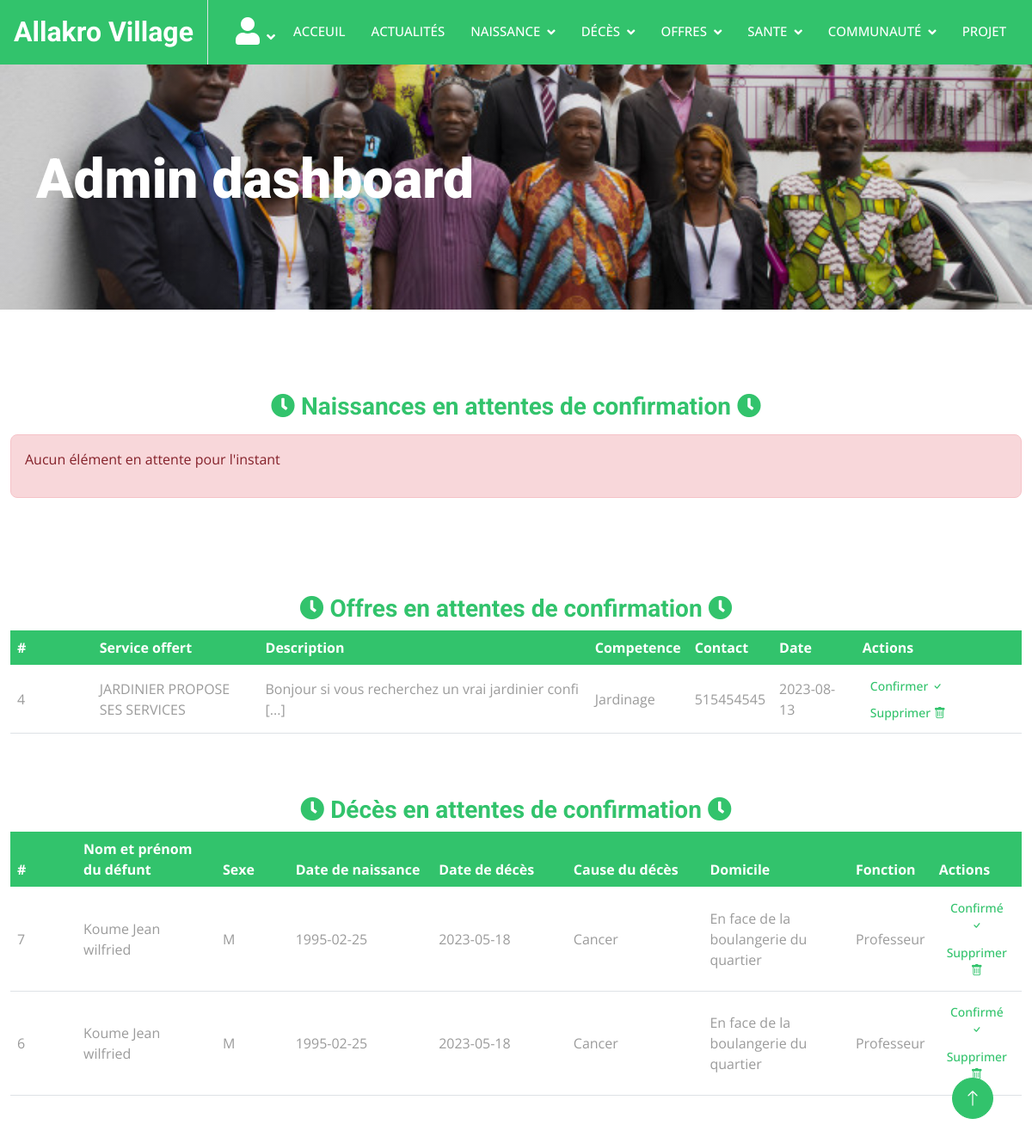
Page /Admin/index.php (signed in) on the committed database.
### tables this page shows
CREATE TABLE `offre_attente` (
  `id_off` int(11) NOT NULL,
  `serv_off` varchar(150) DEFAULT NULL,
  `qualif_off` varchar(150) DEFAULT NULL,
  `tel_off` varchar(30) DEFAULT NULL,
  `photo_off` blob DEFAULT NULL,
  `desc_off` text DEFAULT NULL,
  `date_off` date DEFAULT NULL,
  `nom_off` varchar(30) DEFAULT NULL,
  `pren_off` varchar(50) DEFAULT NULL,
  `email_off` varchar(100) DEFAULT NULL
);

CREATE TABLE `deces_attente` (
  `id_dec` int(11) NOT NULL,
  `nom_dec` varchar(20) DEFAULT NULL,
  `pren_dec` varchar(50) DEFAULT NULL,
  `sexe_dec` varchar(20) DEFAULT NULL,
  `date_nais_dec` date DEFAULT NULL,
  `date_dec` date DEFAULT NULL,
  `lieu_dec` varchar(150) DEFAULT NULL,
  `cause_dec` varchar(150) DEFAULT NULL,
  `nom_parent` varchar(20) DEFAULT NULL,
  `pren_parent` varchar(50) DEFAULT NULL,
  `lieu_habit_dec` varchar(150) DEFAULT NULL,
  `fonct_dec` varchar(50) DEFAULT NULL
);

### Admin/src/controllers/homepage.php (called while the page is built, shortened)
<?php
require('src/lib/bdConnection.php');
require('./src/models/naissance_attente.php');
require('./src/models/offre_attente.php');
require('./src/models/deces_attente.php');
class Homepage
{
    public function execute()
    {
        $NaissanceAttentesRepository = new NaissanceAttentesRepository;
        $NaissanceAttentesRepository->connection = new DatabaseConnection;
        $naissance_attentes =  $NaissanceAttentesRepository->getNaissancesAttente();
        $OffreAttenteRepository = new OffreAttenteRepository;
        $OffreAttenteRepository->connection = new DatabaseConnection;
        $offre_attentes = $OffreAttenteRepository->getOffresAttentes();
        $DecesAttenteRepository = new DecesAttenteRepository;
        $DecesAttenteRepository->connection = new DatabaseConnection;
        $deces_attentes = $DecesAttenteRepository->getDecesAttente();
        require('templates/homepage.php');
    }
}

### Admin/src/lib/bdConnection.php (called while the page is built, shortened)
<?php
class databaseConnection
{
    public ?\PDO $connection = null;
    public function getConnection(): \PDO
    {
        if($this->connection === null){
            $this->connection = new \PDO("mysql:host=localhost; dbname=gestion_acteurs; charset=utf8", "root", "");
        }
        return $this->connection;
    }
}
?>

### Admin/src/models/naissance_attente.php (called while the page is built, shortened)
<?php
class NaissanceAttentesRepository
{
    public DatabaseConnection $connection;
    public function getNaissancesAttente(): array
    {
        $statement = $this->connection->getConnection()->prepare('SELECT * FROM naissance_attente ORDER BY id_nais DESC');
        $statement->execute();
        $naissance_attentes = [];
        return $naissance_attentes;
    }
}

### Admin/src/models/offre_attente.php (called while the page is built, shortened)
<?php
require_once('src/lib/bdConnection.php');
class OffreAttenteRepository
{
    public DatabaseConnection $connection;
    public function getOffresAttentes(): array
    {
        $statement = $this->connection->getConnection()->prepare('SELECT * FROM `offre_attente` ORDER BY id_off DESC');
        $statement->execute();
        $offre_attentes = [];
        while (($row = $statement->fetch())) {
            $offre_attente = new Offre();
            $offre_attente->idOff = $row['id_off'];
            $offre_attente->nomOff = $row['nom_off'];
            $offre_attente->prenOff = $row['pren_off'];
            $offre_attente->emailOff = $row['email_off'];
            $offre_attente->servOff = $row['serv_off'];
            $offre_attente->qualifOff = $row['qualif_off'];
            $offre_attente->telOff = $row['tel_off'];
            $offre_attente->descOff = $row['desc_off'];
            $offre_attente->dateOff = $row['date_off'];
            $offre_attentes[] = $offre_attente;
        }
        return $offre_attentes;
    }
}
?>

### Admin/src/models/deces_attente.php (called while the page is built, shortened)
<?php
class DecesAttenteRepository
{
    public DatabaseConnection $connection;
    public function getDecesAttente(): array
    {
        $statement = $this->connection->getConnection()->prepare('SELECT * FROM `deces_attente` ORDER BY id_dec DESC');
        $statement->execute();
        $deces_attentes = [];
        while (($row = $statement->fetch())) {
            $deces_attente = new Deces();
            $deces_attente->idDec = $row['id_dec'];
            $deces_attente->nomDec = $row['nom_dec'];
            $deces_attente->prenDec = $row['pren_dec'];
            $deces_attente->sexDec = $row['sexe_dec'];
            $deces_attente->dateNaisDec = $row['date_nais_dec'];
            $deces_attente->dateDec = $row['date_dec'];
            $deces_attente->lieuDec = $row['lieu_dec'];
            $deces_attente->causeDec = $row['cause_dec'];
            $deces_attente->nomParent = $row['nom_parent'];
            $deces_attente->prenParent = $row['pren_parent'];
            $deces_attente->lieuHabDec = $row['lieu_habit_dec'];
            $deces_attente->fonctDec = $row['fonct_dec'];
            $deces_attentes[] = $deces_attente;
        }
        return $deces_attentes;
    }
}

### Admin/templates/homepage.php (the view, shortened to what this page needs)
<div class="container-fluid page-header py-5">
    <div class="container py-5">
        <h1 class="display-3 text-white mb-3 animated slideInDown">Admin dashboard</h1>
    </div>
</div>
<div class="container-fluid my-5 wow fadeInUp" data-wow-delay="0.1s">
    <div class="row">
        <div class="col-md-12 col-lg-12 my-5">
            <h1 class="fs-3 text-center text-primary"><i class="fa fa-clock"></i> Naissances en attentes de confirmation
                <i class="fa fa-clock"></i>
            </h1>
            <?php if (sizeof($naissance_attentes) >     0): ?>
                <table class="table align-middle mb-0 bg-white">
                    <thead class="bg-primary text-white animated slideInUp">
                        <tr>
                            <th class="col-1">#</th>
                            <th class="col-2">Nom et prénom du bébé</th>
                            <th class="col-1">Sexe</th>
                            <th class="col-2">Date de naissance</th>
                            <th class="col-2">Mode de naissance</th>
                            <th class="col-2">Domicile</th>
                            <th class="col-2">Actions</th>
                        </tr>
                    </thead>
                    <tbody>
                        <?php foreach ($naissance_attentes as $naissance_attente): ?>
                            <tr class="text-start">
                                <td>
                                    <?= $naissance_attente->idNais; ?>
                                </td>
                                <td>
                                    <?= $naissance_attente->nomEnf; ?>
                                    <?= $naissance_attente->prenEnf; ?>
                                </td>
                                <td>
                                    <?= $naissance_attente->sexEnf; ?>
                                </td>
                                <td>
                                    <?= $naissance_attente->dateNaisEnf; ?>
                                </td>
                                <td>
                                    <?= $naissance_attente->modeNaisEnf; ?>
                                </td>
                                <td>
                                    <?= $naissance_attente->lieuHabEnf; ?>
                                </td>
                                <td>
                                    <button type="button" class="btn btn-link btn-sm btn-rounded">
                                        <a href="#edit<?= $naissance_attente->idNais ?>" data-bs-toggle="modal">Confirmer<i
                                                class="bi bi-check"></i></a>
                                    </button>
                                    <button type="button" class="btn btn-link btn-sm btn-rounded">
                                        <a href="#delete<?= $naissance_attente->idNais ?>" data-bs-toggle="modal">Supprimer
                                            <i class="bi bi-trash"></i></a>
                                    </button>
                                    <?php include("templates/naissance_attente/button.php"); ?>
                                </td>
                            </tr>
                        <?php endforeach; ?>
                    </tbody>
                </table>
            <?php else: ?>
                <div class="alert alert-danger d-flex align-items-center mt-3">
                    <p>Aucun élément en attente pour l'instant</p>
                </div>
            <?php endif; ?>
        </div>
        <div class="col-md-12 col-lg-12 my-5">
            <h1 class="fs-3 text-center text-primary"><i class="fa fa-clock"></i> Offres en attentes de confirmation <i
                    class="fa fa-clock"></i></h1>
            <?php if (sizeof($offre_attentes) > 0): ?>
                <table class="table align-middle mb-0 bg-white">
                    <thead class="bg-primary text-white animated slideInUp">
                        <tr>
                            <th class="col-1">#</th>
                            <th class="col-2">Service offert</th>
                            <th class="col-4">Description</th>
                            <th class="col-1">Competence</th>
                            <th class="col-1">Contact</th>
                            <th class="col-1">Date</th>
                            <th class="col-2">Actions</th>
                        </tr>
                    </thead>
                    <tbody class="">
                        <?php foreach ($offre_attentes as $offre_attente): ?>
                            <tr class="text-start">
                                <td>
                                    <?= $offre_attente->idOff; ?>
                                </td>
                                <td>
                                    <?= $offre_attente->servOff; ?>
                                </td>
                                <td>
                                    <?= substr($offre_attente->descOff, 0, 50) ?> [...]
                                </td>
                                <td>
                                    <?= $offre_attente->qualifOff; ?>
                                </td>
                                <td>
                                    <?= $offre_attente->telOff; ?>
                                </td>
                                <td>
                                    <?= $offre_attente->dateOff; ?>
                                </td>
                                <td>
                                    <button type="button" class="btn btn-link btn-sm btn-rounded">
                                        <a href="#edit<?= $offre_attente->idOff ?>" data-bs-toggle="modal">Confirmer <i
                                                class="bi bi-check"></i></a>
                                    </button>
                                    <button type="button" class="btn btn-link btn-sm btn-rounded">
                                        <a href="#delete<?= $offre_attente->idOff ?>" data-bs-toggle="modal">Supprimer <i
                                                class="bi bi-trash"></i></a>
                                    </button>
                                </td>
                            </tr>
                        <?php endforeach; ?>
                    </tbody>
                </table>
            <?php endif; ?>
        </div>
        <div class="col-md-12 col-lg-12 offset-lg- py-4">
            <h1 class="fs-3 text-center text-primary"><i class="fa fa-clock"></i> Décès en attentes de confirmation <i
                    class="fa fa-clock"></i></h1>
            <?php if (sizeof($deces_attentes) > 0): ?>
                <table class="table align-middle mb-0 bg-white">
                    <thead class="bg-primary text-white">
                        <tr>
                            <th class="col-1">#</th>
                            <th class="col-2">Nom et prénom du défunt</th>
                            <th class="col-1">Sexe</th>
                            <th class="col-2">Date de naissance</th>
                            <th class="col-2">Date de décès</th>
                            <th class="col-2">Cause du décès</th>
                            <th class="col-2">Domicile</th>
                            <th class="col-2">Fonction</th>
                            <th class="col-2">Actions</th>
                        </tr>
                    </thead>
                    <tbody>
                        <?php foreach ($deces_attentes as $deces_attente): ?>
                            <tr class="text-start">
                                <td>
                                    <?= $deces_attente->idDec; ?>
                                </td>
                                <td>
                                    <?= $deces_attente->nomDec; ?>
                                    <?= $deces_attente->prenDec; ?>
                                </td>
                                <td>
                                    <?= $deces_attente->sexDec; ?>
                                </td>
                                <td>
                                    <?= $deces_attente->dateNaisDec; ?>
                                </td>
                                <td>
                                    <?= $deces_attente->dateDec; ?>
                                </td>
                                <td>
                                    <?= $deces_attente->causeDec; ?>
                                </td>
                                <td>
                                    <?= $deces_attente->lieuHabDec; ?>
                                </td>
                                <td>
                                    <?= $deces_attente->fonctDec; ?>
                                </td>
                                <td>
                                    <button type="button" class="btn btn-link btn-sm btn-rounded">
                                        <a href="#edit<?= $deces_attente->idDec ?>" data-bs-toggle="modal">Confirmé <i
                                                class="bi bi-check"></i></a>
                                    </button>
                                    <button type="button" class="btn btn-link btn-sm btn-rounded">
                                        <a href="#delete<?= $deces_attente->idDec ?>" data-bs-toggle="modal">Supprimer <i
                                                class="bi bi-trash"></i></a>
                                    </button>
                                </td>
                            </tr>
                        <?php endforeach; ?>
                    </tbody>
                </table>
            <?php endif; ?>
        </div>
    </div>
</div>
<?php require('layout.php') ?>

### rows in the picture
offre_attente: id_off "4", serv_off "JARDINIER PROPOSE SES SERVICES", desc_off "Bonjour si vous recherchez un vrai jardinier confi", qualif_off "Jardinage", tel_off "515454545", date_off "2023-08-13"
deces_attente: id_dec "7", nom_dec "Koume", pren_dec "Jean wilfried", sexe_dec "M", date_nais_dec "1995-02-25", date_dec "2023-05-18", cause_dec "Cancer", lieu_habit_dec "En face de la boulangerie du quartier", fonct_dec "Professeur"
deces_attente: id_dec "6", nom_dec "Koume", pren_dec "Jean wilfried", sexe_dec "M", date_nais_dec "1995-02-25", date_dec "2023-05-18", cause_dec "Cancer", lieu_habit_dec "En face de la boulangerie du quartier", fonct_dec "Professeur"
